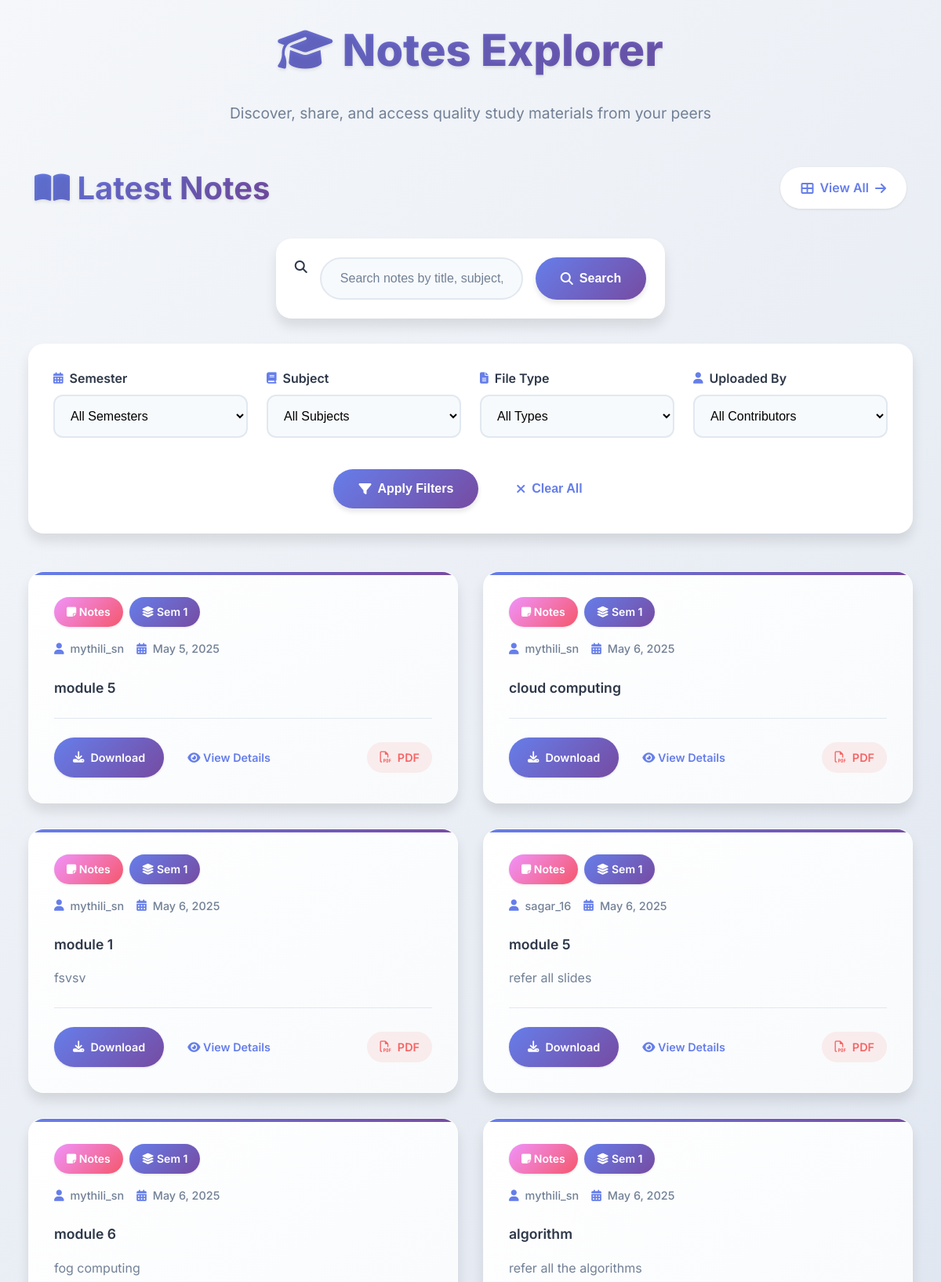
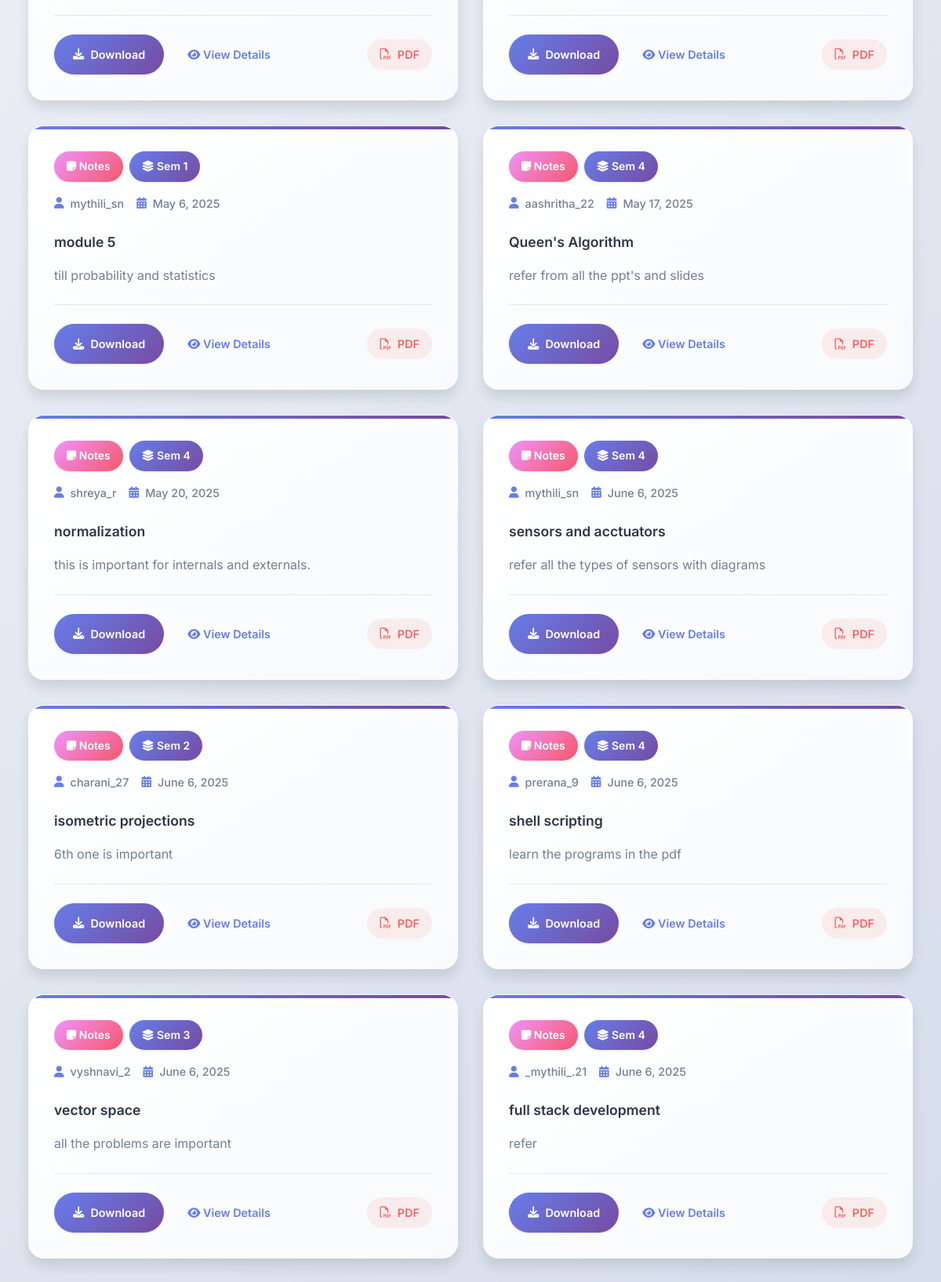
/explore-notes/ (upper part), run on the app's committed database (2 pictures, top to bottom).
### core/models.py (models this page shows, shortened)
class Note(models.Model):
    SUBJECT_CHOICES = [
        ('maths', 'Mathematics'),
        ('physics', 'Physics'),
        ('cs', 'Computer Science'),
        ('other', 'Other'),
    ]
    title = models.CharField(max_length=255)
    description = models.TextField(blank=True)
    subject = models.CharField(max_length=100)  # Or use choices=SUBJECT_CHOICES
    semester = models.CharField(max_length=50)
    file = models.FileField(upload_to='notes/')
    uploaded_by = models.ForeignKey(User, on_delete=models.CASCADE)
    uploaded_at = models.DateTimeField(auto_now_add=True)
    views = models.PositiveIntegerField(default=0)
    downloads = models.PositiveIntegerField(default=0)
    upload_date = models.DateTimeField(default=timezone.now)
    views = models.IntegerField(default=0)

### core/views.py (the view)
# urls.py: path('explore-notes/', views.explore_notes, name='explore_notes'),
def explore_notes(request):
    notes = Note.objects.all()
    semester = request.GET.get('semester')
    subject = request.GET.get('subject')
    file_type = request.GET.get('file_type')
    uploaded_by = request.GET.get('uploaded_by')
    query = request.GET.get('q')
    if semester:
        notes = notes.filter(semester=semester)
    if semester and semester in SEMESTER_SUBJECTS:
        subjects = SEMESTER_SUBJECTS[semester]
    else:
        subjects = Note.objects.values_list('subject', flat=True).distinct()
    if subject:
        notes = notes.filter(subject=subject)
    if file_type:
        notes = notes.filter(file__iendswith=file_type)
    if uploaded_by:
        notes = notes.filter(uploaded_by__username=uploaded_by)
    if query:
        notes = notes.filter(
            Q(subject__icontains=query) |
            Q(description__icontains=query) |
            Q(title__icontains=query)
        )
    semesters = ["1", "2", "3", "4", "5", "6", "7", "8"]
    users = Note.objects.values_list('uploaded_by__username', flat=True).distinct()
    return render(request, 'core/explore_notes.html', {
        'notes': notes,
        'subjects': subjects,
        'semesters': semesters,
        'users': users,
    })

### core/templates/core/explore_notes.html (shortened to what this page needs)
<!DOCTYPE html>
<html lang="en">
<head>
    <link rel="stylesheet" href="https://cdnjs.cloudflare.com/ajax/libs/font-awesome/6.4.0/css/all.min.css">
</head>
<body>
    <div class="container">
        <div class="header-section">
            <h1 class="main-title">
                <i class="fas fa-graduation-cap"></i>
                Notes Explorer
            </h1>
            <p class="subtitle">Discover, share, and access quality study materials from your peers</p>
        </div>
        <div class="section-title">
            <h2><i class="fas fa-book-open"></i> Latest Notes</h2>
            <a href="#" class="view-all">
                <i class="fas fa-th-large"></i>
                View All
                <i class="fas fa-arrow-right"></i>
            </a>
        </div>
        <div class="controls-section">
            <form method="GET" action="{% url 'explore_notes' %}" class="search-form">
                <div class="search-icon">
                    <i class="fas fa-search"></i>
                </div>
                <input type="text" name="q" placeholder="Search notes by title, subject, or description..." value="{{ request.GET.q }}" class="search-input">
                <button type="submit" class="btn btn-primary">
                    <i class="fas fa-search"></i>
                    Search
                </button>
            </form>
            <form method="GET" class="filter-form">
                <div class="filter-group">
                    <label for="semester">
                        <i class="fas fa-calendar-alt"></i>
                        Semester
                    </label>
                    <select name="semester" id="semester" onchange="updateSubjects()">
                        <option value="">All Semesters</option>
                    </select>
                </div>
                <div class="filter-group">
                    <label for="subject">
                        <i class="fas fa-book"></i>
                        Subject
                    </label>
                    <select name="subject" id="subject">
                        <option value="">All Subjects</option>
                    </select>
                </div>
                <div class="filter-group">
                    <label for="file_type">
                        <i class="fas fa-file-alt"></i>
                        File Type
                    </label>
                    <select name="file_type" id="file_type">
                        <option value="">All Types</option>
                    </select>
                </div>
                <div class="filter-group">
                    <label for="uploaded_by">
                        <i class="fas fa-user"></i>
                        Uploaded By
                    </label>
                    <select name="uploaded_by" id="uploaded_by">
                        <option value="">All Contributors</option>
                    </select>
                </div>
                <div class="filter-actions">
                    <button type="submit">
                        <i class="fas fa-filter"></i>
                        Apply Filters
                    </button>
                    <button type="button" class="btn btn-secondary" onclick="clearFilters()">
                        <i class="fas fa-times"></i>
                        Clear All
                    </button>
                </div>
            </form>
        </div>
        <div class="notes-grid">
            {% for note in notes %}
            <div class="note-card">
                <div class="note-header">
                    <div class="note-badges">
                        <span class="module-badge">
                            <i class="fas fa-sticky-note"></i>
                            Notes
                        </span>
                        <span class="semester-badge">
                            <i class="fas fa-layer-group"></i>
                            Sem {{ note.semester|default:"N/A" }}
                        </span>
                    </div>
                    <div class="note-meta">
                        <div class="meta-item">
                            <i class="fas fa-user"></i>
                            <span>{{ note.uploaded_by.username }}</span>
                        </div>
                        <div class="meta-item">
                            <i class="fas fa-calendar-alt"></i>
                            <span>{{ note.uploaded_at|date:"F j, Y" }}</span>
                        </div>
                    </div>
                </div>
                <div class="note-body">
                    <p class="note-title">{{ note.title }}</p>
                    <p class="note-description">{{ note.description|truncatewords:20 }}</p>
                </div>
                <div class="note-actions">
                    <div class="action-buttons">
                        <a href="{% url 'download_note' note.id %}" class="download-btn">
                            <i class="fas fa-download"></i>
                            Download
                        </a>
                        <a href="{% url 'note_detail' note.id %}" class="view-btn">
                            <i class="fas fa-eye"></i>
                            View Details
                        </a>
                    </div>
                    <span class="file-type">
                        <i class="far fa-file-pdf"></i>
                        PDF
                    </span>
                </div>
            </div>
            {% endfor %}
        </div>
    </div>
</body>
</html>

### data on the page
Note: semester "1", uploaded_by.username "mythili_sn", uploaded_at "May 5, 2025", title "module 5"
Note: semester "1", uploaded_by.username "mythili_sn", uploaded_at "May 6, 2025", title "cloud computing"
Note: semester "1", uploaded_by.username "mythili_sn", uploaded_at "May 6, 2025", title "module 1", description "fsvsv"
Note: semester "1", uploaded_by.username "sagar_16", uploaded_at "May 6, 2025", title "module 5", description "refer all slides"
Note: semester "1", uploaded_by.username "mythili_sn", uploaded_at "May 6, 2025", title "module 6", description "fog computing"
Note: semester "1", uploaded_by.username "mythili_sn", uploaded_at "May 6, 2025", title "algorithm", description "refer all the algorithms"
Note: semester "1", uploaded_by.username "mythili_sn", uploaded_at "May 6, 2025", title "module 5", description "till probability and statistics"
Note: semester "4", uploaded_by.username "aashritha_22", uploaded_at "May 17, 2025", title "Queen's Algorithm", description "refer from all the ppt's and slides"
Note: semester "4", uploaded_by.username "shreya_r", uploaded_at "May 20, 2025", title "normalization", description "this is important for internals and externals."
Note: semester "4", uploaded_by.username "mythili_sn", uploaded_at "June 6, 2025", title "sensors and acctuators", description "refer all the types of sensors with diagrams"
Note: semester "2", uploaded_by.username "charani_27", uploaded_at "June 6, 2025", title "isometric projections", description "6th one is important"
Note: semester "4", uploaded_by.username "prerana_9", uploaded_at "June 6, 2025", title "shell scripting", description "learn the programs in the pdf"
Note: semester "3", uploaded_by.username "vyshnavi_2", uploaded_at "June 6, 2025", title "vector space", description "all the problems are important"
Note: semester "4", uploaded_by.username "_mythili_.21", uploaded_at "June 6, 2025", title "full stack development", description "refer"
